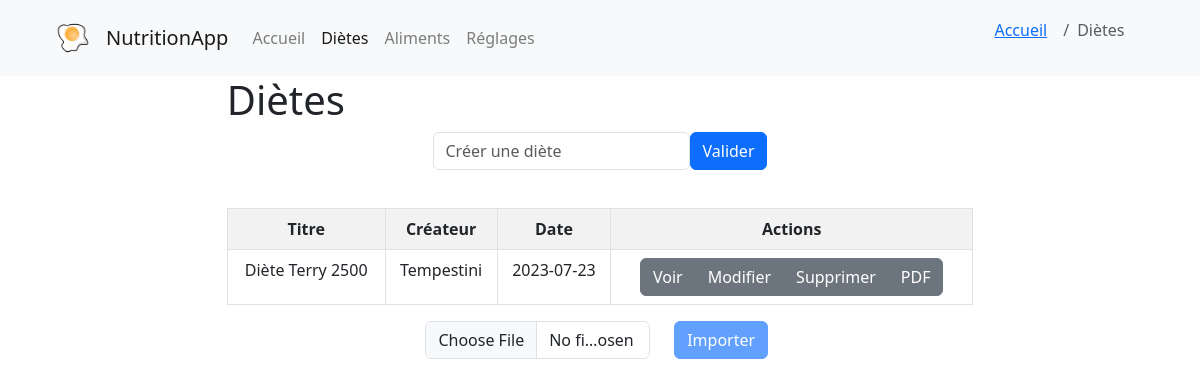
Before: /dietes with the older database file.
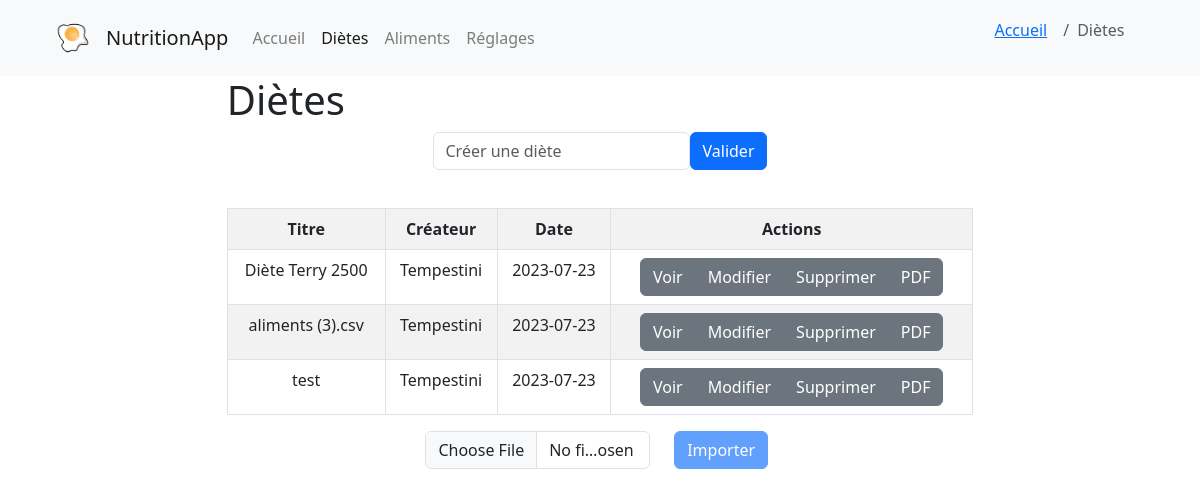
After: the same page with the newer database file.
### models.py (models this page shows, shortened)
class diete(db.Model):
    id = db.Column(db.Integer, primary_key=True)
    titre_diete = db.Column(db.String(255), nullable=True) # nom de la diete
    createur = db.Column(db.Integer, db.ForeignKey('utilisateur.id'), nullable=True)
    date = db.Column(db.Date, nullable=True)
    createur_obj = db.relationship('utilisateur', backref=db.backref('dietes'), foreign_keys=[createur])

class utilisateur(db.Model):
    id = db.Column(db.Integer, primary_key=True)
    nom = db.Column(db.String(255), nullable=True)
    prenom = db.Column(db.String(255), nullable=True)
    mail = db.Column(db.String(255), nullable=True)
    mdp = db.Column(db.String(255), nullable=True)
    age = db.Column(db.Integer, nullable=True)
    taille = db.Column(db.Integer, nullable=True)
    poids = db.Column(db.Integer, nullable=True)
    sexe = db.Column(db.String(255), nullable=True)
    diete = db.Column(db.Integer, db.ForeignKey('diete.id'))
    diete_obj = db.relationship('diete', backref=db.backref('utilisateurs'), foreign_keys=[diete])

### app.py (the view)
@app.route('/dietes')
def dietes():
    dietes = diete.query.all()
    current_date = date.today().isoformat()
    utilisateur_courrant = utilisateur.query.filter_by(id=1).first()
    return render_template('dietes.html', dietes=dietes, date=current_date, utilisateur=utilisateur_courrant)

### templates/dietes.html (shortened to what this page needs)
{% extends 'base.html' %}
{% block content %}
{% set page = 'dietes' %}
{% set place = ["accueil","dietes"] %}
{% with breadcrumb=place %}
    {% include "navbar.html" %}
{% endwith %}
<link rel="stylesheet" href="{{ url_for('static', filename='css/pages.css') }}">
<div class="content">
    <h1 class="title">{% block title %} Diètes {% endblock %}</h1>
    <div class="create_diet">
        <form action="{{ url_for('ajouter_diete') }}" method="POST" class="form-inline justify-content-center">
            <input type="text" id="titre" name="titre" class="form-control" placeholder="Créer une diète" required>
            <button type="submit" class="btn btn-primary">Valider</button>
        </form>
    </div>
    <div>
        <table class="table table-striped table-bordered">
            <tr class="text-center">
                <th>Titre</th>
                <th>Créateur</th>
                <th>Date</th>
                <th>Actions</th>
            </tr>
            {% for diete in dietes %}
            <tr>
                <td>{{ diete.titre_diete }}</td>
                <td>{{ diete.createur_obj.nom }}</td>
                <td>{{ diete.date }}</td>
                <td>
                    <div class="btn-group" role="group" aria-label="Basic example">
                        <a href="{{ url_for('voir_diete', id=diete.id) }}" class="btn btn-secondary">Voir</a>
                        <a href="{{ url_for('modifier_diete', id=diete.id) }}" class="btn btn-secondary">Modifier</a>
                        <a href="{{ url_for('supprimer_diete', id=diete.id) }}" class="btn btn-secondary">Supprimer</a>
                        <a href="{{ url_for('print_diete_pdf',id_diete=diete.id) }}" class="btn btn-secondary">PDF</a>
                    </div>
                </td>
            </tr>
            {% endfor %}
        </table>
    </div>
    <div class="container">
        <div class="row">
            <div class="col-md-8 offset-md-3">
                <form method="post" action="{{ url_for('importer_csv') }}" enctype="multipart/form-data">
                    <div class="row">
                        <div class="col-md-6">
                            <div class="mb-3">
                                <input class="form-control" type="file" id="fichier_csv" name="fichier_csv" onchange="checkFileSelected()">
                            </div>
                        </div>
                        <div class="col-md-6">
                            <button type="submit" class="btn btn-primary" id="bouton_importer" disabled>Importer</button>
                        </div>
                    </div>
                </form>
            </div>
        </div>
    </div>
</div>
{% endblock %}

### templates/base.html (shortened to what this page needs)
<!DOCTYPE html>
<html lang="fr">
<head>
    <link rel="stylesheet" href="{{root}}{{ url_for('static', filename='css/base.css') }}">
    <link rel="stylesheet" href="https://cdn.jsdelivr.net/npm/bootstrap@4.0.0/dist/css/bootstrap.min.css">
    <link rel="stylesheet" href="https://cdnjs.cloudflare.com/ajax/libs/bootstrap/5.3.0/css/bootstrap.min.css">
</head>
<body>
    {% block content %}
    {% endblock %}
</body>
</html>

### templates/navbar.html (shortened to what this page needs)
<nav class="navbar navbar-expand-lg navbar-light bg-light">
  <a class="navbar-brand ms-5" href="{{url_for('accueil')}}">
    <div class="d-flex align-items-center">
    <img src="{{url_for('static', filename='images/logo_app.png')}}" alt="logo" width="50" height="50" class="d-inline-block align-text-top">
    <span class="ms-2">NutritionApp</span>
    </div>
  </a>
  <div class="collapse navbar-collapse" id="navbarNavDropdown">
    <ul class="navbar-nav">
      <li class="nav-item {% if page == 'accueil' %}active{% endif %}">
      <a href="{{url_for('accueil')}}" class="nav-link">Accueil</a>
      </li>
      <li class="nav-item {% if page == 'dietes' %}active{% endif %}">
        <a href="{{url_for('dietes')}}" class="nav-link">Diètes</a>
      </li>
      <li class="nav-item {% if page == 'aliments' %}active{% endif %}">
        <a href="{{url_for('aliments')}}" class="nav-link">Aliments</a>
      </li>
      <li class="nav-item {% if page == 'reglages' %}active{% endif %}">
        <a href="{{url_for('reglages')}}" class="nav-link">Réglages</a>
      </li>
    </ul>
  </div>
  <ol class="breadcrumb" style="margin-right: 2cm;">
    {% if breadcrumb|length > 1 %}
      {% set pretty_name = {
        'accueil': 'Accueil',
        'dietes': 'Diètes',
        'aliments': 'Aliments',
        'reglages': 'Réglages',
        'modifier_diete': 'Modifier diète',
        'changer_diete': 'Changer diète',
        'creer_aliment': 'Créer aliment',
        'display_diete': 'Détail diète',
        'modifier_aliment': 'Modifier aliment'
      } %}
      {% for item in breadcrumb %}
        {% if loop.last %}
          <li class="breadcrumb-item active" aria-current="page">{{pretty_name[item]}}</li>
        {% else %}
          <li class="breadcrumb-item"><a href="{{url_for(item)}}">{{pretty_name[item]}}</a></li>
        {% endif %}
      {% endfor %}
    {% endif %}
  </ol>
</nav>

### static/css/base.css (style rules this page uses)
html { font-family: 'Roboto', sans-serif; font-size: 16px; line-height: 1.5; color: #333; background-color: #fff; }

### static/css/pages.css (style rules this page uses)
.content { padding: 0cm 6cm 0cm 6cm; }
.create_diet { text-align: center; padding-bottom: 1cm; }
.table td { text-align: center; }

Changed rows visible on the page:
added diete: titre_diete "aliments (3).csv", createur_obj.nom "Tempestini", date "2023-07-23"
added diete: titre_diete "test", createur_obj.nom "Tempestini", date "2023-07-23"
